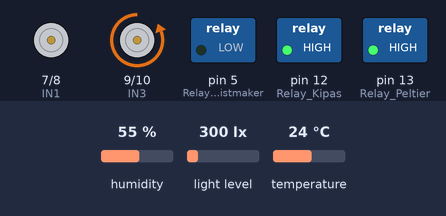
A sketch run on a simulated Arduino Uno, built with avr-gcc and run on an emulated ATmega328P. On the bench: motor-driver pin pairs drawn as motors (green arrow = first pin HIGH = forward, orange = second pin HIGH = backward, longer = more drive, scaled by the enable pin), switched loads named in the sketch (green lamp = pin HIGH). The inputs (shaded band) are chosen by the test bench; at power-on: light level 300 lx, humidity 55 %, temperature 24 °C.

Above: at 1.2 s.
1.3 s: light level set to 110 lx
2.9 s: light level set to 94 lx
At 3.65 s:
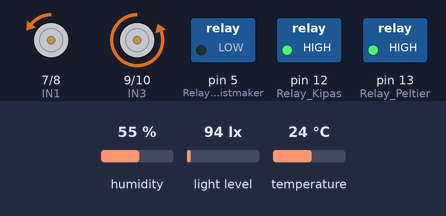
6.4 s: humidity set to 74 %
9.9 s: humidity set to 77 %
At 12.88 s:
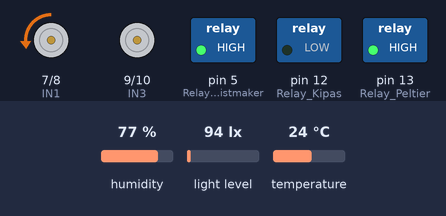
13.4 s: temperature set to 27.6 °C
19.2 s: temperature set to 28.9 °C
At 22.62 s:
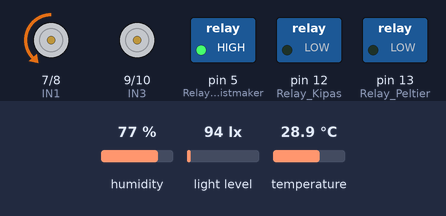
At 32.36 s:
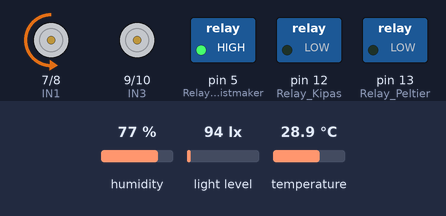
Timing chart, 0 to 32.6 s (numbered marks = the images above; inputs shaded):
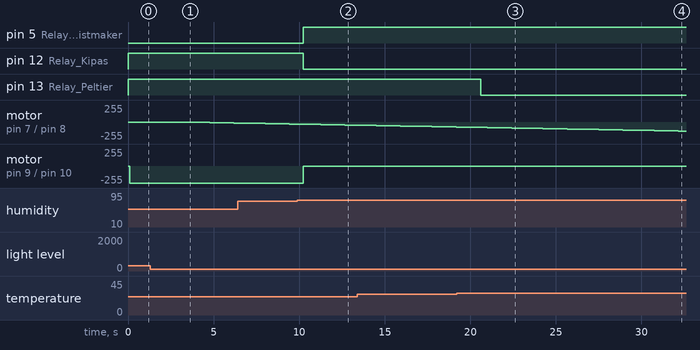

The sketch:

TA_UPDATE.ino
```cpp
/* CATATAN

   -NEXTION : kabel biru pin 2, kabel kuning pin 3
   -Komunikasi serial nextion --> arduino
      #include <SoftwareSerial.h>

      SoftwareSerial lcd(2,3);

      void setup(){
        Serial.begin(9600);
        lcd.begin(9600);
      }

      void loop(){
        if(lcd.available()){
          String y = lcd.readString();
          Serial.println(y);
        }
      }

*/

#include <PID_v1.h>
#include <EEPROM.h>
#include <SoftwareSerial.h>
#include "DHT.h"
#include <BH1750.h>
#include <Wire.h>

#define DHTPIN 4
#define DHTTYPE DHT22
#define IN1 7
#define IN2 8
#define IN3 9
#define IN4 10
#define ENA 6
#define ENB 11


SoftwareSerial lcd(2,3);
BH1750 lightMeter;
DHT dht(DHTPIN, DHTTYPE);

double Setpoint;
double Input;
double Output ;
double Kp=0, Ki=5, Kd=0;
unsigned long val = 0;

PID myPID(&Input, &Output, &Setpoint, Kp, Ki, Kd, DIRECT);

const int arraySize = 3;
const int Relay_Kipas = 12;
const int Relay_Peltier = 13;
const int Relay_Mistmaker = 5;
int lock = 0;
int kelembaban;
int dats[arraySize];
int count = 0;
int KelembabanSementara = 70;
int SuhuSementara = 26;
int LuxSementara = 30;

float temperatur;

uint16_t Address = 0;
uint16_t lux;

char data[] = "ANGGREK";
char data2[] = "ANTHURIUM";

unsigned long interval22 = 0;
unsigned long interval2 = 0;
unsigned long interval = 0;
String LCDREAD;

struct ModeTanamanHias {

  int kelembabans;
  int suhus;
  uint16_t cahayas;

};

ModeTanamanHias modeTerpilih;

void running(){

  if(millis() - interval > 3000){
      TampilkanDHT(kelembaban, temperatur);
      TampilkanLux(lux);
      TampilkanSetpoint();
      DisplayMode();
      interval = millis();
  }

}

void TampilkanSetpoint(){

       lcd.print("t4.txt=\"");
  lcd.print(modeTerpilih.suhus,1);
  lcd.print("`C");
  lcd.print("\"");
  lcd.write(0xff);
  lcd.write(0xff);
  lcd.write(0xff);

    lcd.print("t6.txt=\"");
  lcd.print(modeTerpilih.kelembabans);
  lcd.print("\"");
  lcd.write(0xff);
  lcd.write(0xff);
  lcd.write(0xff);

    lcd.print("t8.txt=\"");
  lcd.print(modeTerpilih.cahayas);
  lcd.print("\"");
  lcd.write(0xff);
  lcd.write(0xff);
  lcd.write(0xff);

}

void DisplayMode(){

    lcd.print("t00.txt=\"");

      char Mode1[100];
      for(int index = 0; index < sizeof(Mode1); index++){
        Mode1[index] = EEPROM.read(Address + index);
        if(Mode1[index] == '\0'){
          break;
        }
      }

    lcd.print(Mode1);
    lcd.print("\"");
    lcd.write(0xff);
    lcd.write(0xff);
    lcd.write(0xff);

}

void TampilkanDHT(int kelembaban,  float suhu){

     lcd.print("t13.txt=\"");
  lcd.print(suhu,1);
  lcd.print("`C");
  lcd.print("\"");
  lcd.write(0xff);
  lcd.write(0xff);
  lcd.write(0xff);

    lcd.print("t15.txt=\"");
  lcd.print(kelembaban);
  lcd.print("\"");
  lcd.write(0xff);
  lcd.write(0xff);
  lcd.write(0xff);

}

void TampilkanLux(int lux){

  lcd.print("t17.txt=\"");
  lcd.print(lux);
  lcd.print("\"");
  lcd.write(0xff);
  lcd.write(0xff);
  lcd.write(0xff);

}

void Subsistem_Kelembaban(ModeTanamanHias &Value){

  int setpoint_kelembaban = Value.kelembabans;

  if(kelembaban > setpoint_kelembaban){

    digitalWrite(Relay_Kipas, LOW);

  }else if(kelembaban <= setpoint_kelembaban){

    digitalWrite(Relay_Kipas, HIGH);

  }

  digitalWrite(IN4, HIGH);
  digitalWrite(IN3, LOW);

  if(kelembaban > setpoint_kelembaban){

    digitalWrite(Relay_Mistmaker, HIGH);
    digitalWrite(ENB, 0);

  }else if(kelembaban < setpoint_kelembaban){

    digitalWrite(Relay_Mistmaker, LOW);
    digitalWrite(ENB, 255);

  }

}

void Subsistem_Subu(ModeTanamanHias &Nilai){

  int setpoint_suhu = Nilai.suhus;

  if(temperatur > setpoint_suhu){

    digitalWrite(Relay_Peltier, LOW);

  }else if(temperatur <= setpoint_suhu){

    digitalWrite(Relay_Peltier, HIGH);

  }

}

void Subsisten_Cahaya(ModeTanamanHias &Nilai2){

  digitalWrite(IN2, HIGH);
  digitalWrite(IN1, LOW);
  Setpoint = Nilai2.cahayas;
  Input = map(lux, 0, 1024, 0, 255);
  myPID.Compute();
  analogWrite(ENA,Output);
  // Serial.print(Input);
  // Serial.print(" ");
  // Serial.println(Output);
  // Serial.print(" ");
  // Serial.println(Setpoint);
  delay(100);

}


void runPlantSystem(ModeTanamanHias &plantMode, int choice){

  String mode[] = {"anggrek", "anthurium", "jandabolong"};
  byte value;


      if(mode[choice].compareTo("anggrek") == 0){

        for(int index = 0; index < sizeof(data); index++){
          EEPROM.update(Address + index, data[index]);
        }

        char BacaData[sizeof(data)];
        for(int index2 = 0; index2 < sizeof(BacaData); index2++){
          BacaData[index2] = EEPROM.read(0 + index2);
        }

        Serial.println(BacaData);

      } else if(mode[choice].compareTo("anthurium") == 0){
       Serial.println("anthurium");

         for(int index = 0; index < sizeof(data2); index++){
          EEPROM.update(Address + index, data2[index]);
        }

        char BacaData[sizeof(data2)];
        for(int index2 = 0; index2 < sizeof(BacaData); index2++){
          BacaData[index2] = EEPROM.read(0 + index2);
        }
      }

}

void yourFunction() {
   int arraySize = sizeof(dats) / sizeof(dats[0]); // Mendapatkan ukuran array dats

   // Simpan nilai dats[] ke dalam array lain
   int copiedArray[arraySize];
   for (int i = 0; i < arraySize; i++) {
       copiedArray[i] = dats[i];
   }

   int datss = copiedArray[0] * 100 +  copiedArray[1] * 10 +  copiedArray[2];
   lcd.print("A1.txt=\"");
   lcd.print(datss);
   lcd.print("\"");
   lcd.write(0xff);
   lcd.write(0xff);
   lcd.write(0xff);

}

void setup() {

  pinMode(Relay_Kipas, OUTPUT);
  pinMode(Relay_Peltier, OUTPUT);
  pinMode(Relay_Mistmaker, OUTPUT);

  pinMode(IN1, OUTPUT);
  pinMode(IN2, OUTPUT);
  pinMode(IN3, OUTPUT);
  pinMode(IN4, OUTPUT);
  pinMode(ENA, OUTPUT);
  pinMode(ENB, OUTPUT);

  Serial.begin(9600);
  lcd.begin(9600);
  Wire.begin();
  dht.begin();
  lightMeter.begin();

  myPID.SetMode(AUTOMATIC);

  myPID.SetTunings(Kp, Ki, Kd);

  modeTerpilih = {75, 28, 25};
  digitalWrite(Relay_Peltier, HIGH);
  digitalWrite(Relay_Kipas, HIGH);

}

void loop(){
  int f = 1;
  int x; int z; int K; int count = 0;
  unsigned long Interval3;

  kelembaban = dht.readHumidity();
  temperatur = dht.readTemperature();
  lux = lightMeter.readLightLevel();
  running();

    if (lcd.available() && lock == 0) {
              z = lcd.read();
              Serial.println(z);
              if(isPrintable(z)){
                Serial.println(z);
              }
              if(z == 83){
                lock = 1;
              }
    }

   if (lcd.available() && lock == 1) {
            x = lcd.read();
            if(isPrintable(x)){
              Serial.println(x);
            }
            if(x == 84){
              lock = 2;
            }
            if(x == 'A'){
              lock = 0;
            }
        }

    while (lcd.available() && count < arraySize && lock == 2) {

          K = lcd.read();

          if(isPrintable(K)){
              Serial.println(K);
          }

          if(K == 83){
            lock = 1;
          }

          if(K == 97){
            if(SuhuSementara > 20){
               SuhuSementara -= 1;
            }
            Serial.println("suhu" + String(SuhuSementara));
          }

          if(K == 98){
            if(SuhuSementara < 30){
               SuhuSementara += 1;
            }
            Serial.println("suhu" + String(SuhuSementara));

          }

          if(K == 99){
            if(KelembabanSementara > 60){
               KelembabanSementara -= 5;
            }
            Serial.println("kelem" + String(KelembabanSementara));
          }

          if(K == 100){
            if(KelembabanSementara < 80){
               KelembabanSementara += 5;
            }
            Serial.println("kelem" + String(KelembabanSementara));
          }

          if(K == 101){
            if(LuxSementara > 15){
               LuxSementara -= 5;
            }
            Serial.println("Lux" + String(LuxSementara));
          }

          if(K == 102){
            if(LuxSementara < 50){
               LuxSementara += 5;
            }
            Serial.println("Lux" + String(LuxSementara));
          }

          if(K == 109){
            if(SuhuSementara != 26 || KelembabanSementara != 70 || LuxSementara != 30){
              modeTerpilih = {KelembabanSementara, SuhuSementara, LuxSementara};
              SuhuSementara = 26;
              KelembabanSementara = 70;
              LuxSementara = 30;
            }
          }

          // char c = lcd.read();
          // if (c >= '0' && c <= '9') {
          //   dats[count] = c - '0';
          //   count++;
          // }

    }

    if (count > 0) {
      Serial.print("Angka yang terbaca: ");
      for (int i = 0; i < count; i++) {
        Serial.print(dats[i]); // Mencetak angka ke Serial Monitor
      }
      Serial.println(); // Pindah ke baris baru setelah mencetak
    }
     x = x - 49;
     if (x == 0){

      modeTerpilih = {50, 25, 40};

      Serial.println("1d");

     }else if(x == 1){

      modeTerpilih = {80, 33, 10};

      Serial.println("2d");
    }

  delay(100);
  runPlantSystem(modeTerpilih, x);
  Subsistem_Kelembaban(modeTerpilih);
  Subsistem_Subu(modeTerpilih);
  Subsisten_Cahaya(modeTerpilih);

}
```

Measured:
- the behaviour switches between 75 and 76 % on humidity (found by bisection; images 1 and 2)
- the behaviour switches between 28 and 28.1 °C on temperature (found by bisection; images 2 and 3)
- after the input at 1.3 s, every drawn part: stays the same
- after the input at 2.9 s, motor on pin 7 (IN1) / pin 8 (IN2): moves from stopped to backward 15/255 over 2.8 s, starting after 0.45 s
- after the input at 9.9 s, pin 5 (Relay_Mistmaker): LOW → HIGH after 0.35 s; pin 12 (Relay_Kipas): HIGH → LOW after 0.35 s; motor on pin 9 (IN3) / pin 10 (IN4): backward 255/255 → stopped after 0.35 s
- after the input at 19.2 s, pin 13 (Relay_Peltier): HIGH → LOW after 1.4 s
